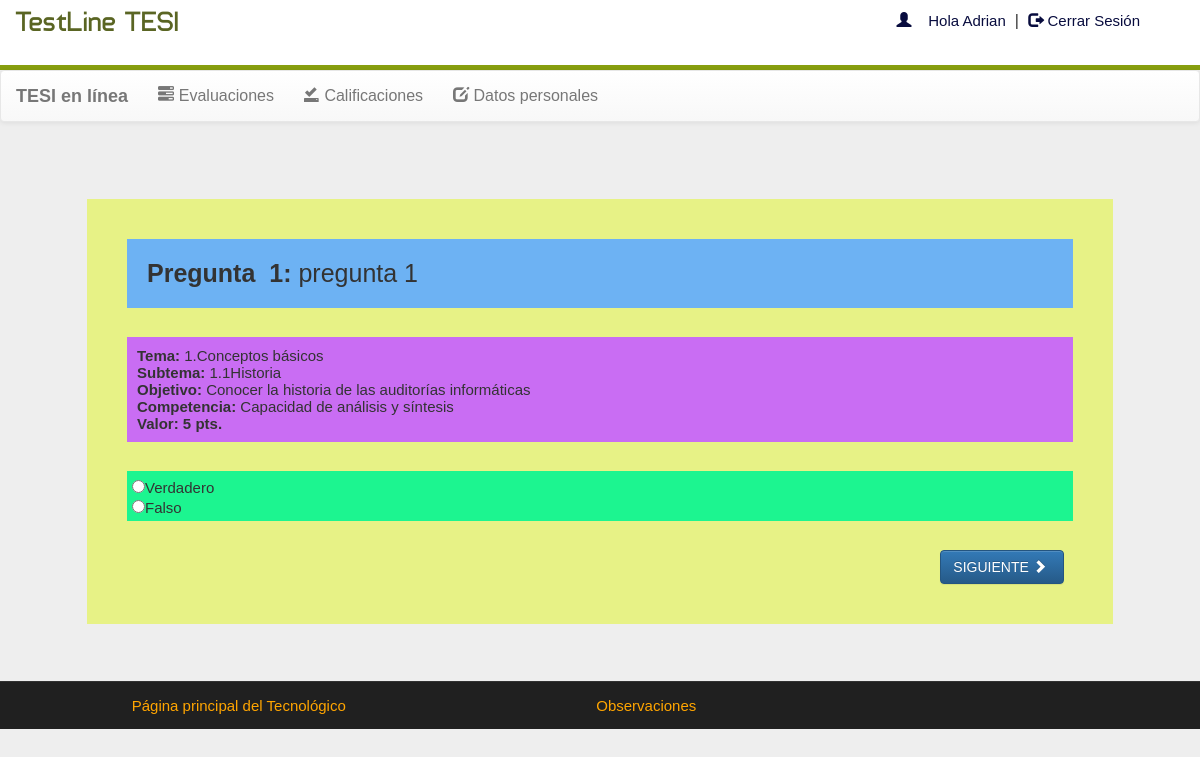
Page /account.php?q=quiz2&eid=60413ea600e2a&n=1&t=3 (signed in) on the committed database.
### tables this page shows
CREATE TABLE IF NOT EXISTS `questions` (
  `eid` text NOT NULL,
  `qid` text NOT NULL,
  `qval` float NOT NULL,
  `topic` text NOT NULL,
  `subtopic` text NOT NULL,
  `objective` text NOT NULL,
  `competence` text NOT NULL,
  `qns` text NOT NULL,
  `image` text NOT NULL,
  `choice` int(10) NOT NULL,
  `sn` int(11) NOT NULL
);

CREATE TABLE IF NOT EXISTS `options` (
  `qid` varchar(50) NOT NULL,
  `qtype` varchar(6) NOT NULL,
  `option` varchar(5000) NOT NULL,
  `optionid` text NOT NULL
);

### account.php (the view, shortened to what this page needs)
<!DOCTYPE html PUBLIC "-//W3C//DTD XHTML 1.0 Transitional//EN" "http://www.w3.org/TR/xhtml1/DTD/xhtml1-transitional.dtd">
<html xmlns="http://www.w3.org/1999/xhtml">
<head>
  <link rel="stylesheet" href="css/bootstrap.min.css" />
  <link rel="stylesheet" href="css/bootstrap-theme.min.css" />
  <link rel="stylesheet" href="css/main.css">
  <link rel="stylesheet" href="css/font.css">
</head>
<body>
  <div class="header">
    <div class="row">
      <div class="col-lg-6">
        <span class="logo">TestLine TESI</span>
      </div>
      <div class="col-md-4 col-md-offset-2">
        <?php
        include_once 'dbConnection.php';
        if (!(isset($_SESSION['schoolnumber']))) {
          header("location:index.php");
        } else {
          $name = $_SESSION['name'];
          $schoolnumber = $_SESSION['schoolnumber'];
          echo '<span class="pull-right top title1" ><span class="log1"><span class="glyphicon glyphicon-user" aria-hidden="true"></span>&nbsp;&nbsp;&nbsp;&nbsp;Hola ' . $name . '</span> &nbsp;|&nbsp;<a href="logout.php?q=account.php" class="log"><span class="glyphicon glyphicon-log-out" aria-hidden="true"></span>&nbsp;Cerrar Sesión</button></a></span>';
        }
        ?>
      </div>
    </div>
  </div>
  <div class="bg">
    <nav class="navbar navbar-default title1">
      <div class="container-fluid">
        <div class="navbar-header">
          <a class="navbar-brand" href="account.php?q=1">
            <b>TESI en línea</b>
          </a>
        </div>
        <div class="collapse navbar-collapse" id="bs-example-navbar-collapse-1">
          <ul class="nav navbar-nav">
            <li <?php if (@$_GET['q'] == 1) echo 'class="active"'; ?>><a href="account.php?q=1"><span class="glyphicon glyphicon-tasks" aria-hidden="true"></span>&nbsp;Evaluaciones<span class="sr-only">(current)</span></a></li>
            <li <?php if (@$_GET['q'] == 2 || @$_GET['q'] == 'quizresul') echo 'class="active"'; ?>><a href="account.php?q=2"><span class="glyphicon glyphicon-saved" aria-hidden="true"></span>&nbsp;Calificaciones</a></li>
            <li class="dropdown <?php if (@$_GET['q'] == 4 || @$_GET['q'] == 5 || @$_GET['q'] == 6) echo 'active"'; ?>">
              <a href="#" class="dropdown-toggle" data-toggle="dropdown" role="button" aria-haspopup="true" aria-expanded="false"><span class="glyphicon glyphicon-edit" aria-hidden="true"></span>&nbsp;Datos personales</a>
            </li>
          </ul>
        </div>
      </div>
    </nav>
    <div class="container">
      <div class="row">
        <div class="col-md-12">
          <?php
          if (@$_GET['q'] == 'quiz2') {
            $eid=@$_GET['eid'];
            $sn=@$_GET['n'];
            $total=@$_GET['t'];
            $q=mysqli_query($con,"SELECT * FROM questions WHERE eid='$eid' AND sn='$sn' " );
            echo '
            <div class="qPanel" style="margin:5%">';
            while($row=mysqli_fetch_array($q) ){
              $qns=$row['qns'];
              $qid=$row['qid'];
              $qtopic=$row['topic'];
              $qsubtopic=$row['subtopic'];
              $qobjective=$row['objective'];
              $qcompetence=$row['competence'];
              $qval=$row['qval'];
              echo '
              <div class="qQtn">
                <b>Pregunta &nbsp;'.$sn.':</b> '.$qns.'
                <br />
              </div>
              <br />';
              echo'
              <div class="qInfo">
                <b>Tema: </b> '.$qtopic.'
                <br /><b>Subtema: </b> '.$qsubtopic.'
                <br /><b>Objetivo: </b> '.$qobjective.'
                <br /><b>Competencia: </b> '.$qcompetence.'<br />
                <b>Valor: '.$qval.' pts.</b><br />
              </div>
              <br />';
            }
            echo '
              <form action="update_student.php?q=prueba&eid='.$eid.'&qid='.$qid.'&n='.$sn.'&t='.$total.'&scn='.$schoolnumber.'" method="POST">';
            $q=mysqli_query($con,"SELECT * FROM options WHERE qid='$qid' " );
            echo'<div class="qOpt">';
            while($row=mysqli_fetch_array($q) ){
              $qtype=$row['qtype'];
              if($qtype=='trfl' || $qtype=='closed'){
                $option=$row['option'];
                $optionid=$row['optionid'];
                $ansid = "vacio";
                $qans=mysqli_query($con,"SELECT * FROM results WHERE eid='$eid' AND qid='$qid' AND schoolnumber ='$schoolnumber'" );
                while($row=mysqli_fetch_array($qans) ){
                  $ansid=$row['studentansid'];
                }
                if($ansid == $optionid){
                  echo'<input type="radio" id="ans'.$sn.'" name="ans'.$sn.'" value="'.$optionid.'" checked>'.$option.'<br />';
                }
                else{
                  echo'<input type="radio" id="ans'.$sn.'" name="ans'.$sn.'" value="'.$optionid.'">'.$option.'<br />';
                }
              }
              else{
                $option=$row['option'];
                $optionid=$row['optionid'];
                echo'<input type="text" id="ansop'.$sn.'" name="ansop'.$sn.'" placeholder="Escribe tu respuesta aqui..." style="width: 500px;" ><br />';
              }
            }
            echo'</div>';
            echo '
            <br />
                <div id="botonera">';
            if($sn==1){
              echo'
                  <div class="row">
                    <div class="col-md-10">
                    </div>
                    <div class="col-md-2">
                      <button type="submit" class="btn btn-primary" id="question" name="question" value="SIGUIENTE">
                        SIGUIENTE
                        <span class="glyphicon glyphicon-chevron-right" aria-hidden="true"></span>&nbsp;
                      </button>
                    </div>
                  </div>';
            }
            echo '
                </div>
              </form>
            </div>';
          }
          ?>
        </div>
      </div>
    </div>
  </div>
  <div class="row footer">
    <div class="col-md-3 box">
      <a href="https://tesi.org.mx/" target="_blank">Página principal del Tecnológico</a>
    </div>
    <div class="col-md-3 box">
      <a href="account.php?q=3">Observaciones</a>
    </div>
  </div>
</body>
</html>

### css/main.css (style rules this page uses)
body { overflow-x: hidden; width: 100%; font: 15px "Century Gothic", "Times Roman", sans-serif; background: #eee; min-height: 550px; background-attachment: fixed; }
.bg { min-height: 540px; }
.header { background: white; height: 70px; border-bottom: #879E0F 5px solid; }
.logo { font-family: 'typo'; font-size: 28.4px; color: #5A6523; margin: 15px; }
.title1 { font: 16px "Century Gothic", "Times Roman", sans-serif; }
.footer { font-size: 15px; text-align: center; border-top: 1px solid; border-color: #323232; background-color: #202020; }
.footer a { margin: 25px; color: orange; text-decoration: none; font: 15px "Century Gothic", "Times Roman", sans-serif; }
.box { padding: 15px; margin-left: 100px; }
.top { margin-top: 12px; }
.log1 { font: 15px 'Ubuntu', sans-serif; color: #080C3E; margin-left: 10px; }
.log { margin-top: 10px; margin: 10px; margin-right: 60px; margin-left: 5px; color: #080C3E; text-decoration: none; font-size: 20px; font-size: 15px; }
.row { align-content: center; }
.qPanel { background-color: rgba(229, 243, 102, 0.76); margin: 50px; padding: 40px; font: 25px "Century Gothic", "Times Roman", sans-serif; }
.qQtn { background-color: rgb(109, 178, 243); padding: 20px; font: 25px "Century Gothic", "Times Roman", sans-serif; }
.qInfo { background-color: rgb(201, 109, 243); padding: 10px; font: 15px "Century Gothic", "Times Roman", sans-serif; text-align: justify; }
.qOpt { background-color: rgb(28, 245, 144); padding: 5px; font: 15px "Century Gothic", "Times Roman", sans-serif; }

### rows in the picture
questions: qns "pregunta 1", topic "1.Conceptos básicos", subtopic "1.1Historia", objective "Conocer la historia de las auditorías informáticas", competence "Capacidad de análisis y síntesis", qval "5"
options: option "Verdadero"
options: option "Falso"

### other values in the picture
$name "Adrian"
